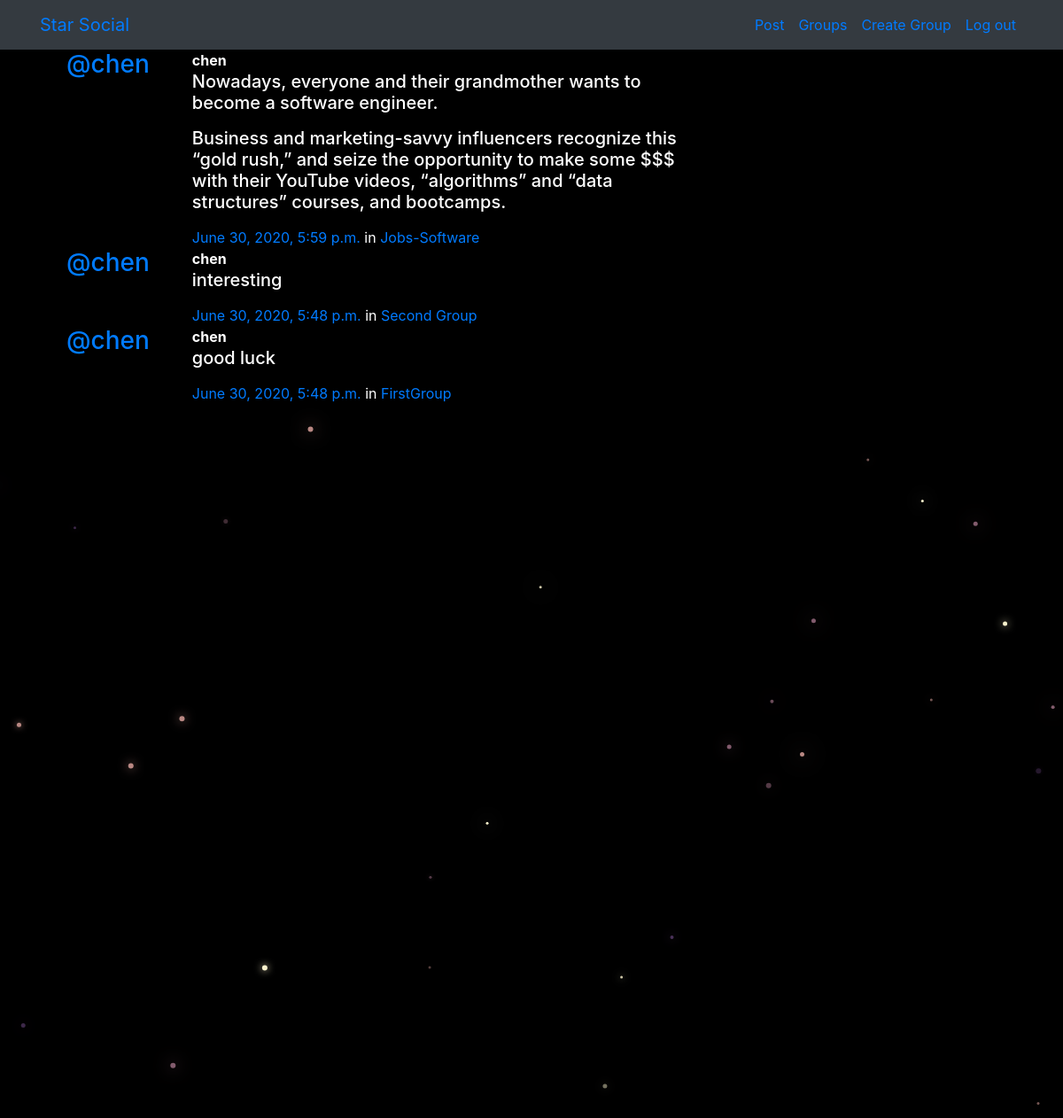
The page /posts/ (signed in) on the database its author committed.
### posts/models.py (models this page shows, shortened)
class Post(models.Model):
    user = models.ForeignKey(User, related_name="posts",on_delete=models.CASCADE)
    created_at = models.DateTimeField(auto_now=True)
    message = models.TextField()
    message_html = models.TextField(editable=False)
    group = models.ForeignKey(Group, related_name="posts",null=True, blank=True,on_delete=models.CASCADE)
    class Meta:
        ordering = ["-created_at"]
        unique_together = ["user", "message"]

### groups/models.py (models this page shows, shortened)
class Group(models.Model):
    name = models.CharField(max_length=255, unique=True)
    slug = models.SlugField(allow_unicode=True, unique=True)
    description = models.TextField(blank=True, default='')
    description_html = models.TextField(editable=False, default='', blank=True)
    members = models.ManyToManyField(User,through="GroupMember")
    class Meta:
        ordering = ["name"]

### posts/views.py (the view)
# urls.py: path('', views.PostList.as_view(), name="all"),
class PostList(SelectRelatedMixin, generic.ListView):
    model = models.Post
    select_related = ("user", "group")

### posts/templates/posts/post_list.html (shortened to what this page needs)
{% extends "posts/post_base.html" %}
{% load humanize %}
{% block post_content %}
<div class="col-md-8">
	{% for post in post_list %}
  {% include "posts/_post.html" %}
	{% endfor %}
</div>
{% endblock %}

### posts/templates/posts/_post.html (shortened to what this page needs)
<div class="media">
	<h3 class="mr-5"><a href="{% url 'posts:for_user' username=post.user.username %}">@{{ post.user.username }}</a></h3>
	<div class="media-body">
		<strong>{{ post.user.username }}</strong>
		<h5>{{ post.message_html|safe }}</h5>
			<time class="time"><a href="{% url 'posts:single' username=post.user.username pk=post.pk %}">{{ post.created_at }}</a></time>
			{% if post.group %}
			<span class="group-name">in <a href="#">{{ post.group.name }}</a></span>
			{% endif %}
	</div>
</div>

### static/simplesocial/css/master.css (style rules this page uses)
body { margin: 0; overflow: hidden; background-color: black; color:white; }

### rows shown on the page
Post: user.username "chen", message_html "Nowadays, everyone and their grandmother wants to become a software engineer. Business and marketing-savvy influencers recognize this “gold rush,” and seize the opportunity to make some $$$ with their YouTube videos, “algorithms” and “data structures” courses, and bootcamps.", created_at "June 30, 2020, 5:59 p.m.", group.name "Jobs-Software"
Post: user.username "chen", message_html "interesting", created_at "June 30, 2020, 5:48 p.m.", group.name "Second Group"
Post: user.username "chen", message_html "good luck", created_at "June 30, 2020, 5:48 p.m.", group.name "FirstGroup"
